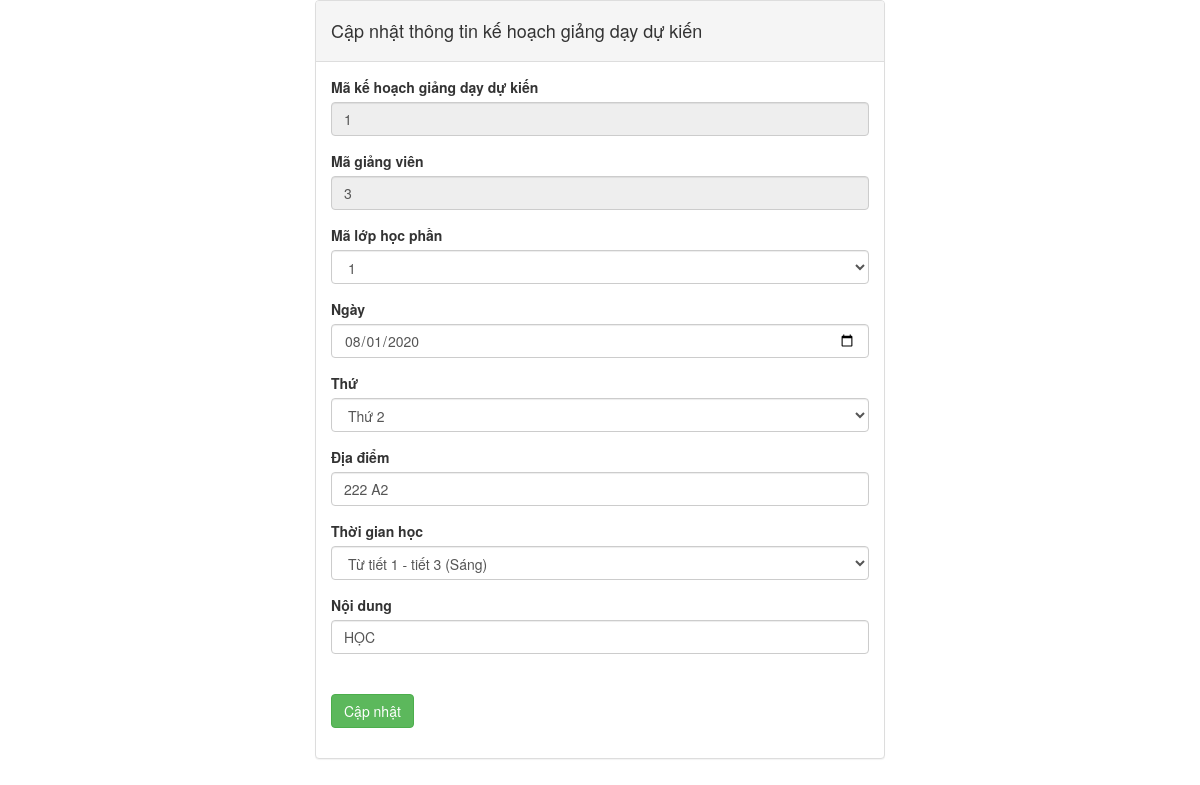
Page /manager/edit_teachingplan_manager.php?id=1 on the committed database.
### tables this page shows
CREATE TABLE `kehoachgiangday` (
  `MAKHGD` varchar(50) NOT NULL,
  `MAGIANGVIEN` int(11) NOT NULL,
  `MALOPHOCPHAN` varchar(10) NOT NULL,
  `NGAY` date NOT NULL,
  `THU` varchar(10) NOT NULL,
  `DIADIEM` varchar(255) NOT NULL,
  `THOIGIAN` varchar(255) NOT NULL,
  `NOIDUNG` varchar(255) NOT NULL
);

### manager/edit_teachingplan_manager.php (the view, shortened to what this page needs)
<?php require_once("../includes/config.php"); ?>
<!DOCTYPE html>
<html>
	<head>
		<link rel="stylesheet" href="https://maxcdn.bootstrapcdn.com/bootstrap/3.3.6/css/bootstrap.min.css" />
	</head>
	<body>
<?php
    $id = -1;
	if (isset($_GET['id'])) {
		$id = $_GET['id'];
	}
	$sql = "SELECT * FROM kehoachgiangday WHERE MAKHGD = '$id'";
	$query = mysqli_query($conn,$sql);
?>
<div class="container" style="width:100%; max-width:600px">
	    <div class="panel panel-default">
				<div class="panel-heading"><h4>Cập nhật thông tin kế hoạch giảng dạy dự kiến</h4></div>
				<div class="panel-body">
					<?php
		              while ($data = mysqli_fetch_array($query)) {
	                ?>
					<form action="edit_teachingplan_manager.php" method="POST">
							<div class="form-group" >
								<label>Mã kế hoạch giảng dạy dự kiến</label>
								<input type="text" name="MAKHGD" class="form-control" required value="<?php echo $data['MAKHGD']; ?>" readonly/>
							</div>
							<div class="form-group">
								<label>Mã giảng viên</label>
								<input type="text" name="MAGIANGVIEN" class="form-control" required value="<?php echo $data['MAGIANGVIEN']; ?>" readonly/>
							</div>
							<div class="form-group">
								<label>Mã lớp học phần</label>
								<?php
								$sql = mysqli_query($conn,"select * from lophocphan") or die(myqli_error($conn));
								if (mysqli_num_rows($sql) > 0) {
								$i=0;
								?>
								<select class="form-control" name = "MALOPHOCPHAN" value="<?php echo $data['MALOPHOCPHAN']; ?>" required>
									<option><?php echo $data['MALOPHOCPHAN']; ?></option>
									<?php while($row=mysqli_fetch_assoc($sql)) {
									$i++; ?>
									<option><?php echo $row['MALOPHOCPHAN']; ?></option>
									<?php }}  ?>
								</select>
						    </div>
							<div class="form-group">
							<label for="example-date-input" class="col-2 col-form-label">Ngày</label>
							<div class="col-10">
								<input class="form-control" type="date" name="NGAY" id="example-date-input" value="<?php echo $data['NGAY']; ?>">
							</div>
						    </div>
							<div class="form-group">
							<label>Thứ</label>
							<select name="THU" class="form-control" class="form-group" value="<?php echo $data['THU']; ?>" required>
								<option><?php echo $data['THU']; ?></option>
							</select>
						    </div>
							<div class="form-group">
								<label>Địa điểm</label>
								<input type="text" name="DIADIEM" class="form-control" required value="<?php echo $data['DIADIEM']; ?>"/>
							</div>
							<div class="form-group">
							<label>Thời gian học</label>
							<select name="THOIGIAN" class="form-control" class="form-group" value="<?php echo $data['THOIGIAN']; ?>" required>
								<option><?php echo $data['THOIGIAN']; ?></option>
							</select>
						    </div>
							<div class="form-group">
								<label>Nội dung</label>
								<input type="text" name="NOIDUNG" class="form-control" required value="<?php echo $data['NOIDUNG']; ?>"/>
							</div>
		                    <div class="form-group" >
									<input type="submit" name="edit_teachingplan_manager" value="Cập nhật" class="btn btn-success" style="margin-top: 25px; margin-left: 0px;"/>
							</div>
					</form>
					<?php } ?>
				</div>
			</div>
		</div>
	</body>
</html>

### rows in the picture
kehoachgiangday: MAKHGD "1", MAGIANGVIEN "3", MALOPHOCPHAN "1", NGAY "08/01/2020", THU "Thứ 2", DIADIEM "222 A2", THOIGIAN "Từ tiết 1 - tiết 3 (Sáng)", NOIDUNG "HỌC"
